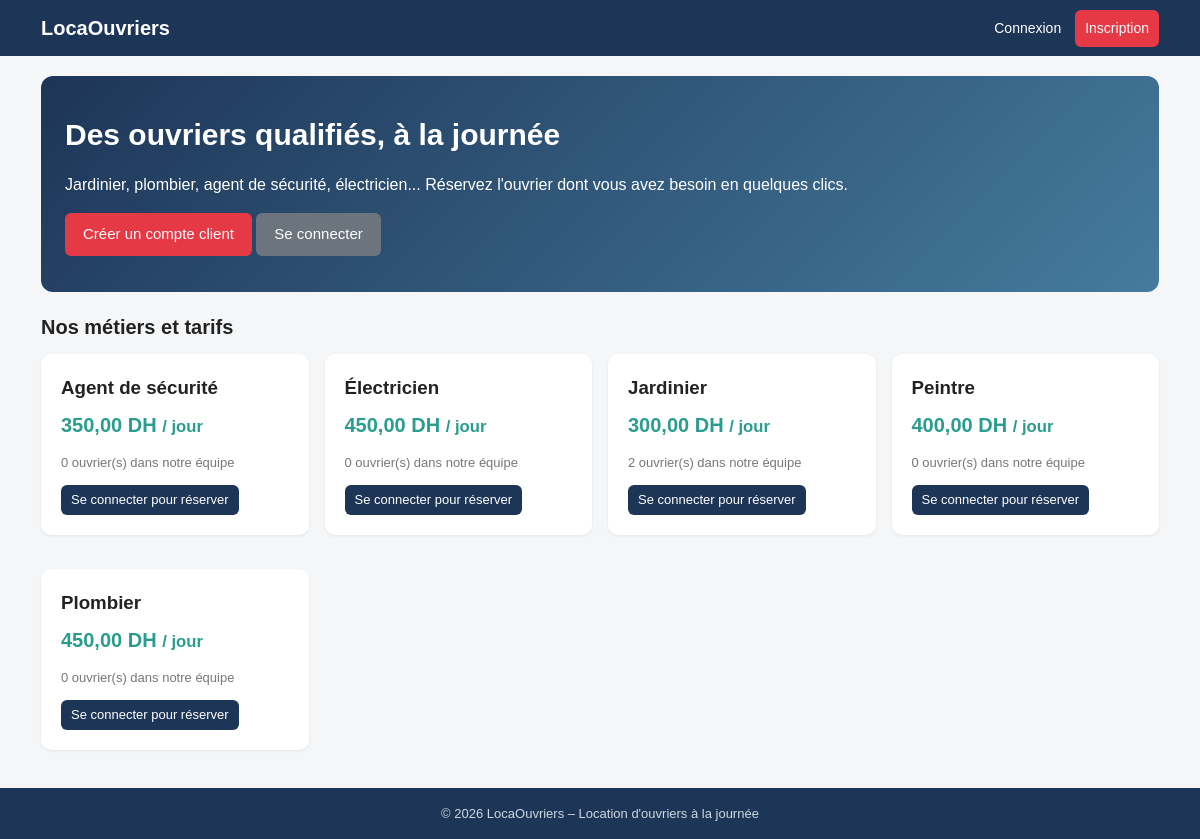
The page / on the database its author committed.
### tables this page shows
CREATE TABLE trades (
  id INT AUTO_INCREMENT PRIMARY KEY,
  nom VARCHAR(100) NOT NULL,
  tarif_journalier DECIMAL(10,2) NOT NULL
);

### app/core/Controller.php (called while the page is built, shortened)
<?php
abstract class Controller
{
    protected function render(string $view, array $data = [], string $layout = 'main'): void
    {
        extract($data);
        $viewFile = APP . '/views/' . $view . '.php';
        require $viewFile;
        $content = ob_get_clean();
        require APP . '/views/layouts/' . $layout . '.php';
    }
}

### app/controllers/HomeController.php (called while the page is built)
<?php
class HomeController extends Controller
{
    public function index(): void
    {
        $this->render('home', [
            'trades' => Trade::all_(),
            'counts' => Worker::countByTrade(),
        ]);
    }
}

### app/core/Router.php (called while the page is built, shortened)
<?php
class Router
{
    public function dispatch(string $url): void
    {
        $parts = array_values(array_filter(explode('/', trim($url, '/')), 'strlen'));
        $action = $parts[1] ?? 'index';
        $params = array_slice($parts, 2);
        $obj = new $class();
        call_user_func_array([$obj, $action], $params);
    }
}

### public/index.php (called while the page is built, shortened)
<?php
require APP . '/core/helpers.php';
require APP . '/core/Database.php';
require APP . '/core/Model.php';
require APP . '/core/Controller.php';
require APP . '/core/Auth.php';
require APP . '/core/Router.php';
(new Router())->dispatch($_GET['url'] ?? '');

### app/core/Auth.php (called while the page is built, shortened)
<?php
class Auth
{
    public static function user(): ?array { return $_SESSION['user'] ?? null; }
    public static function check(): bool { return isset($_SESSION['user']); }
    public static function role(): ?string { return $_SESSION['user']['role'] ?? null; }
}

### app/core/helpers.php (called while the page is built, shortened)
<?php
function e($v): string { return htmlspecialchars((string)$v, ENT_QUOTES, 'UTF-8'); }
function url(string $path = ''): string { return BASE_URL . '/' . ltrim($path, '/'); }
function asset(string $path): string { return BASE_URL . '/' . ltrim($path, '/'); }
function money($n): string { return number_format((float)$n, 2, ',', ' ') . ' DH'; }

### app/core/Database.php (called while the page is built)
<?php
class Database
{
    private static ?PDO $pdo = null;
    public static function pdo(): PDO
    {
        if (self::$pdo === null) {
            $c = $GLOBALS['config'];
            $dsn = "mysql:host={$c['db_host']};dbname={$c['db_name']};charset=utf8mb4";
            self::$pdo = new PDO($dsn, $c['db_user'], $c['db_pass'], [
                PDO::ATTR_ERRMODE            => PDO::ERRMODE_EXCEPTION,
                PDO::ATTR_DEFAULT_FETCH_MODE => PDO::FETCH_ASSOC,
                PDO::ATTR_EMULATE_PREPARES   => false,
            ]);
        }
        return self::$pdo;
    }
}

### app/core/Model.php (called while the page is built, shortened)
<?php
abstract class Model
{
    protected static function db(): PDO { return Database::pdo(); }
    protected static function query(string $sql, array $params = []): PDOStatement
    {
        $st = self::db()->prepare($sql);
        $st->execute($params);
        return $st;
    }
    protected static function all(string $sql, array $params = []): array
    {
        return self::query($sql, $params)->fetchAll();
    }
    protected static function one(string $sql, array $params = [])
    {
        $r = self::query($sql, $params)->fetch();
        return $r === false ? null : $r;
    }
}

### app/models/Trade.php (called while the page is built, shortened)
<?php
class Trade extends Model
{
    public static function all_(): array { return self::all('SELECT * FROM trades ORDER BY nom'); }
}

### app/models/Ad.php (called while the page is built, shortened)
<?php
class Ad extends Model
{
    public static function forSlot(string $slot)
    {
        $ad = self::one("SELECT * FROM ads WHERE emplacement=? AND actif=1 AND CURDATE() BETWEEN date_debut AND date_fin
                         ORDER BY RAND() LIMIT 1", [$slot]);
        return $ad;
    }
}

### app/views/home.php (the view)
<div class="hero">
  <h1>Des ouvriers qualifiés, à la journée</h1>
  <p>Jardinier, plombier, agent de sécurité, électricien... Réservez l'ouvrier dont vous avez besoin en quelques clics.</p>
  <?php if (!Auth::check()): ?>
    <a class="btn red" href="<?= e(url('auth/register')) ?>">Créer un compte client</a>
    <a class="btn gray" href="<?= e(url('auth/login')) ?>">Se connecter</a>
  <?php elseif (Auth::role() === 'client'): ?>
    <a class="btn red" href="<?= e(url('reservation/create')) ?>">Faire une réservation</a>
  <?php else: ?>
    <a class="btn red" href="<?= e(url(Auth::home())) ?>">Mon espace</a>
  <?php endif; ?>
</div>
<h2>Nos métiers et tarifs</h2>
<div class="cards">
<?php foreach ($trades as $t): ?>
  <div class="card">
    <h3><?= e($t['nom']) ?></h3>
    <div class="price"><?= money($t['tarif_journalier']) ?> <small>/ jour</small></div>
    <p class="muted"><?= (int)($counts[$t['id']] ?? 0) ?> ouvrier(s) dans notre équipe</p>
    <?php if (Auth::role() === 'client'): ?>
      <a class="btn small" href="<?= e(url('reservation/create/' . $t['id'])) ?>">Réserver</a>
    <?php elseif (!Auth::check()): ?>
      <a class="btn small" href="<?= e(url('auth/login')) ?>">Se connecter pour réserver</a>
    <?php endif; ?>
  </div>
<?php endforeach; ?>
</div>

### app/views/layouts/main.php (shortened to what this page needs)
<?php
$site = $GLOBALS['config']['site_name'];
$user = Auth::user();
$adSide = Ad::forSlot('cote');
?>
<!DOCTYPE html>
<html lang="fr">
<head>
<link rel="stylesheet" href="<?= e(asset('css/style.css')) ?>">
</head>
<body>
<header class="top">
  <div class="wrap bar">
    <a class="logo" href="<?= e(url('')) ?>"><?= e($site) ?></a>
    <nav id="nav">
      <?php if ($user): ?>
        <a class="out" href="<?= e(url('auth/logout')) ?>">Déconnexion (<?= e($user['nom']) ?>)</a>
      <?php else: ?>
        <a href="<?= e(url('auth/login')) ?>">Connexion</a>
        <a class="btn-sm" href="<?= e(url('auth/register')) ?>">Inscription</a>
      <?php endif; ?>
    </nav>
  </div>
</header>
<main class="wrap layout <?= $adSide ? 'with-side' : '' ?>">
  <section class="main">
    <?= $content ?>
  </section>
</main>
<footer><div class="wrap">© <?= date('Y') ?> <?= e($site) ?> – Location d'ouvriers à la journée</div></footer>
</body>
</html>

### public/css/style.css (style rules this page uses)
* { box-sizing:border-box }
body { margin:0;font-family:Arial,Helvetica,sans-serif;background:#f4f6f8;color:#222;line-height:1.5 }
a { color:#1b5fa7;text-decoration:none }
.wrap { max-width:1150px;margin:0 auto;padding:0 16px }
.top { background:#1d3557;color:#fff;position:sticky;top:0;z-index:10 }
.bar { display:flex;align-items:center;justify-content:space-between;min-height:56px;flex-wrap:wrap }
.logo { font-weight:bold;font-size:20px;color:#fff }
nav { display:flex;gap:4px;flex-wrap:wrap;align-items:center }
nav a { color:#fff;padding:8px 10px;border-radius:6px;font-size:14px }
nav .btn-sm { background:#e63946 }
.layout { display:block;margin-top:20px;margin-bottom:20px }
.card { background:#fff;border-radius:10px;padding:20px;margin-bottom:18px;box-shadow:0 1px 3px rgba(0,0,0,.08) }
h1 { font-size:26px;margin:0 0 16px }
h2 { font-size:20px;margin:0 0 12px }
h3 { margin:0 0 8px }
.btn,button.btn { display:inline-block;background:#1d3557;color:#fff;border:0;padding:10px 18px;border-radius:6px;cursor:pointer;font-size:15px }
.btn.red { background:#e63946 }
.btn.gray { background:#6c757d }
.btn.small { padding:5px 10px;font-size:13px }
.cards { display:grid;grid-template-columns:repeat(auto-fill,minmax(220px,1fr));gap:16px }
.price { font-size:20px;font-weight:bold;color:#2a9d8f }
.hero { background:linear-gradient(135deg,#1d3557,#457b9d);color:#fff;border-radius:12px;padding:36px 24px;margin-bottom:20px }
.hero h1 { font-size:30px }
.muted { color:#777;font-size:13px }
footer { background:#1d3557;color:#cfd8e3;padding:16px 0;text-align:center;font-size:13px }

### rows shown on the page
trades: nom "Agent de sécurité", tarif_journalier "350,00 DH", id "0"
trades: nom "Électricien", tarif_journalier "450,00 DH", id "0"
trades: nom "Jardinier", tarif_journalier "300,00 DH", id "2"
trades: nom "Peintre", tarif_journalier "400,00 DH", id "0"
trades: nom "Plombier", tarif_journalier "450,00 DH", id "0"

### other values the page prints
$site "LocaOuvriers"
